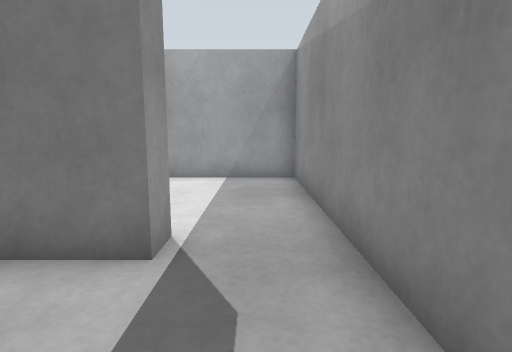
View 1 (above)

16 first-person views from a walk through a robot-simulator world made for Gazebo. The camera is 0.72 m above the floor, tilts 8° down and sees 80° across. The floor is counted in squares, 0.5 m on a side. Each view is taken from the middle of a square. On the plan, view 1 faces up. The plan holds only what a view shows up to about 14 squares ahead; the rest is blank. The place goes on beyond the plan.

View 2
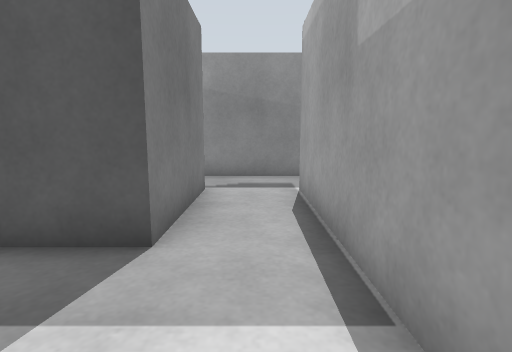

View 3
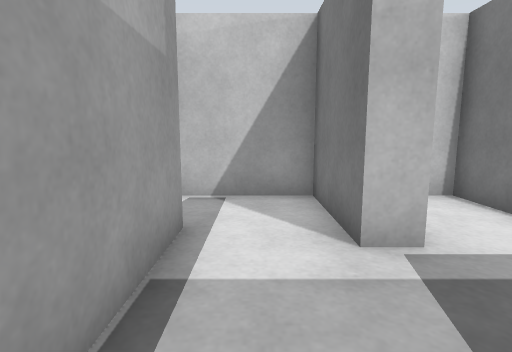

View 4
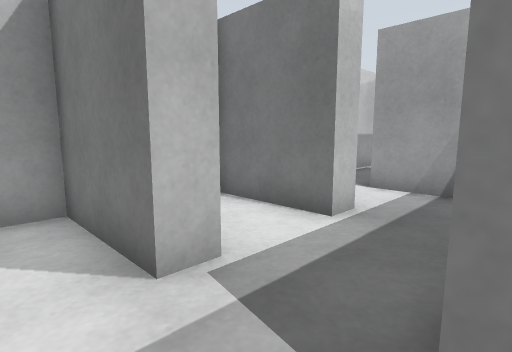

View 5
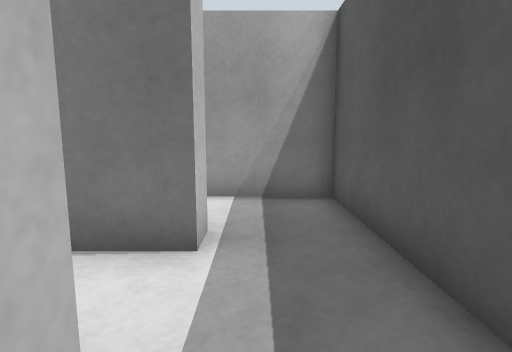

View 6
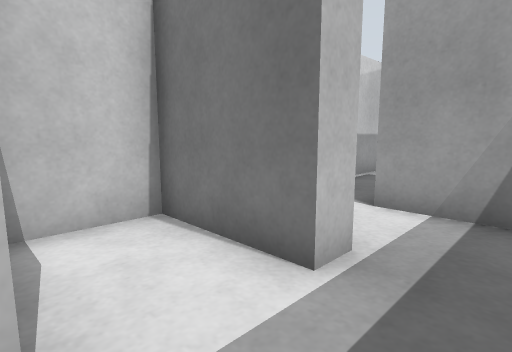

View 7
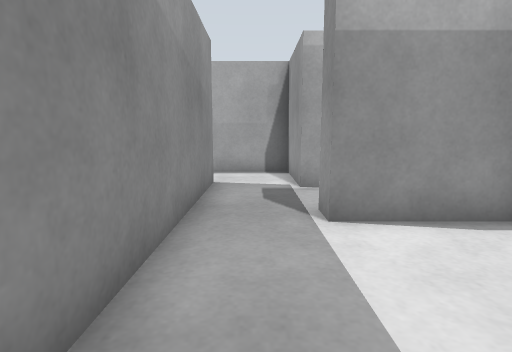

View 8
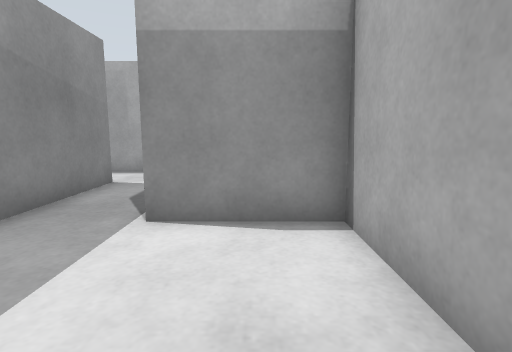

View 9
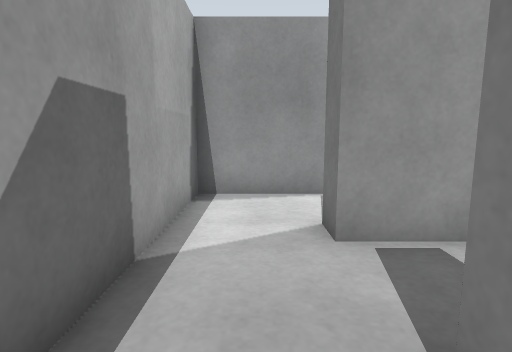

View 10
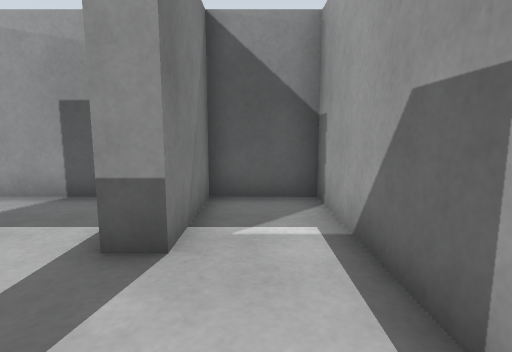

View 11
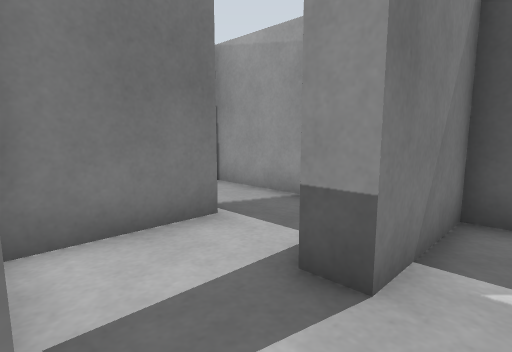

View 12
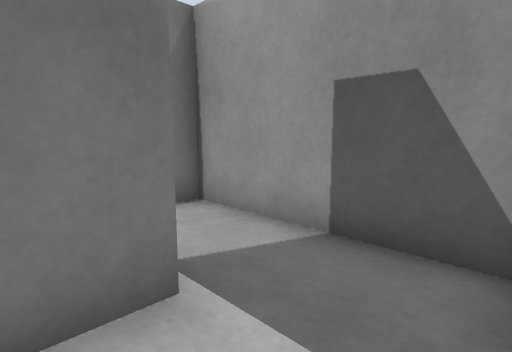

View 13
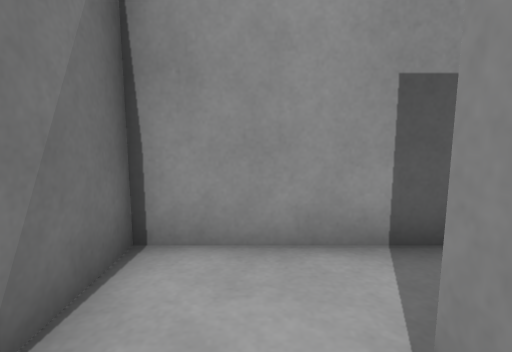

View 14
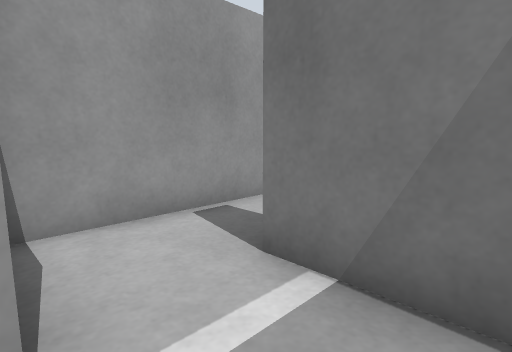

View 15
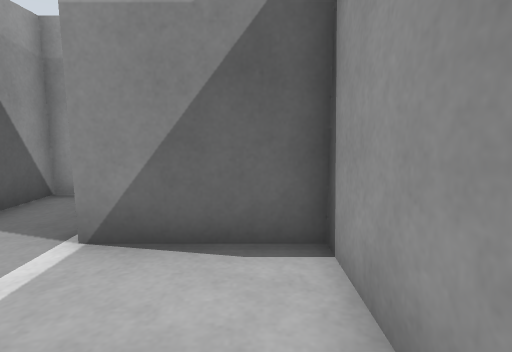

View 16
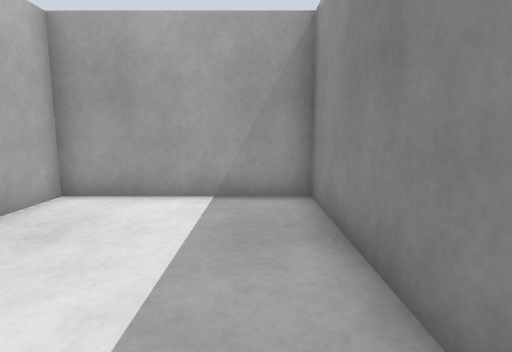

### Floor plan
Points are (right, up) in squares from view 1. A wall is a line through its corners. A room is listed if a view was taken in it or the views show most of it. See-through windows are left out.
Room 1 (views 1, 3, 4)
walls: (-1.2, 3.3) (-5.3, 3.3); (1.3, 0.1) (1.3, 2.6); (-7.6, 0.9) (-1.2, 0.9) (-1.2, -0.5)
ways out: opening at (-8.5, 2) to room 2; opening at (-6.5, 3.5) to room 3; opening at (-0.5, 3.5) to room 4; opening at (0, 0.5) to room 6
Room 2 (view 2)
walls: (-8.6, 0.9) (-7.6, 0.9); (-7.7, 3.3) (-11, 3.3) (-11, 0.3)
ways out: opening at (-8.5, 2) to room 1; opening at (-10, 0.5)
Room 3 (views 5, 6)
walls: (-7.7, 4.3) (-7.7, 3.3); (-7.7, 6.6) (-11, 6.6) (-11, 4.4); (-5.3, 3.3) (-5.3, 6.5)
ways out: opening at (-6.5, 3.5) to room 1; opening at (-6.5, 7) to room 11
Room 4 (views 7, 8, 16)
walls: (1.3, 2.6) (1.3, 9.9) (-4.5, 9.9) (-4.5, 4.1) (-1.2, 4.1) (-1.2, 3.3)
ways out: opening at (-0.5, 3.5) to room 1
Room 5 (view 9)
walls: (2.5, -2.4) (7.8, -2.4) (7.8, 0.1) (4.5, 0.1)
ways out: opening at (1.5, -1) to room 6; opening at (3.5, 0.5) to room 7
Room 6 (views 10, 11)
walls: (2.1, 0.1) (1.3, 0.1); (-1.2, -0.5) (-1.2, -2.4) (2.5, -2.4)
ways out: opening at (0, 0.5) to room 1; opening at (1.5, -1) to room 5
Room 7 (view 12)
walls: (4.5, 0.1) (4.5, 0.9); (2.1, 1.9) (2.1, 0.1); (5.4, 3.3) (2.2, 3.3)
ways out: opening at (3.5, 0.5) to room 5; opening at (5, 2) to room 12
Room 8 (view 13)
walls: (5.4, 6.6) (4.5, 6.6); (2.1, 6.6) (2.1, 4.1) (5.4, 4.1)
ways out: opening at (5, 5.5) to room 9; opening at (3.5, 7) to room 10
Room 9 (view 14)
walls: (7.8, 2.4) (7.8, 6.6) (5.4, 6.6)
ways out: opening at (5, 5.5) to room 8; opening at (6.5, 3.5) to room 12
Room 10 (view 15)
walls: (2.1, 9.3) (2.1, 6.6)
ways out: opening at (3.5, 7) to room 8
Room 11 (no view inside)
walls: (-7.7, 7.5) (-7.7, 6.6); (-5.3, 6.5) (-5.3, 9.9) (-7.4, 9.9)
ways out: opening at (-6.5, 7) to room 3; opening at (-8.5, 8.5)
Room 12 (no view inside)
walls: (7.2, 0.9) (7.8, 0.9) (7.8, 2.4)
ways out: opening at (5, 2) to room 7; opening at (6.5, 3.5) to room 9

Positions as (right, up) in squares from view 1, and headings:
1: (0, 0), facing up
2: (-9, 2), facing right
3: (-4, 2), facing left
4: (-5, 2), facing up-left
5: (-7, 3), facing up
6: (-6, 4), facing up-left
7: (0, 9), facing down
8: (-3, 9), facing down
9: (6, -1), facing left
10: (1, -1), facing right
11: (2, -1), facing up-right
12: (4, 1), facing up-right
13: (4, 5), facing right
14: (7, 4), facing up-left
15: (3, 8), facing down
16: (0, 3), facing up
